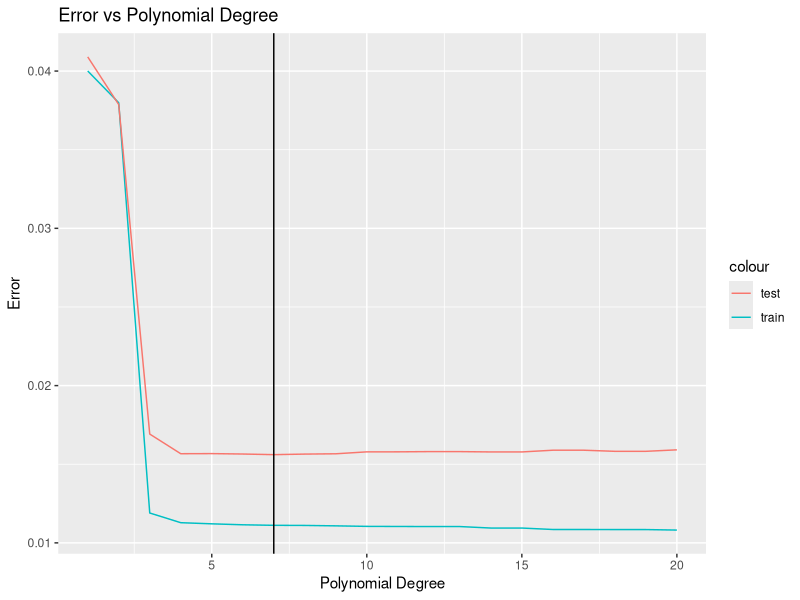
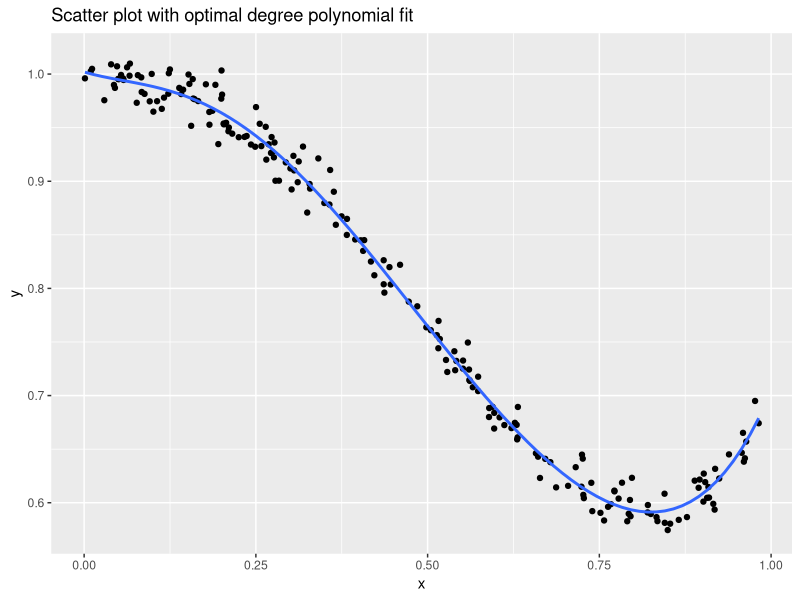

These charts were generated, in order, by the following R code:
library(ggplot2)
set.seed(4)
# read data
data <- read.table('polyfit.tsv', header=T)

# split into train / test data
split <- function(x){
  n = dim(x)[1]
  train_index = as.numeric(sample(rownames(x),n/2,replace=FALSE))
  train = x[train_index,]
  test = x[-train_index,]
  split = list("train"=train,"test"=test)
  return(split)  
}

prepared_data <- split(data)


# fit a model and compute train / test error for each degree
fit <- function(data,degree){
  models <- lapply(1:degree, function(n)
    lm(y ~ poly(x, n, raw=T), data = data$train)
  )
  train.rmse <-lapply(1:degree, function(n)
    sqrt(mean((data$train$y - fitted(models[[n]])) ^ 2))
  )
  test.rmse<-lapply(1:degree, function(n)
    sqrt(mean((data$test$y - predict(models[[n]], newdata = data.frame(x = data$test$x))) ^ 2))
  )
  fit_list = list("train"=unlist(train.rmse),"test"=unlist(test.rmse))
  return(fit_list)
}

result <- fit(prepared_data,20)

# select best model
select_best <- function(result){
  degree = which.min(result$test)
  return(degree)
}

best_degree <- select_best(result)


# plot fit for RMSE and degree best model
max.degree=length(result$train)
x = c(1:max.degree)
optimal = which.min(result$test)
plot_data =data.frame(train=result$train,test=result$test,x=x)
ggplot(plot_data,aes(x))+
  geom_line(aes(y=train,colour="train"))+
  geom_line(aes(y=test,colour="test"))+
  geom_vline(aes(xintercept=optimal))+
  xlab("Polynomial Degree")+
  ylab("Error")+
  ggtitle("Error vs Polynomial Degree")


#Scatter plot with optimal degree overlayed
ggplot(data,aes(x,y))+
  geom_point()+
  stat_smooth(method="lm",se=TRUE,fill=NA,formula=y~poly(x,degree=6,raw=TRUE))+
  ggtitle("Scatter plot with optimal degree polynomial fit")


# report coefficients for best model
best_model <- lm(y~poly(x,6,raw=TRUE),data=data)
summary(best_model)$coefficients
